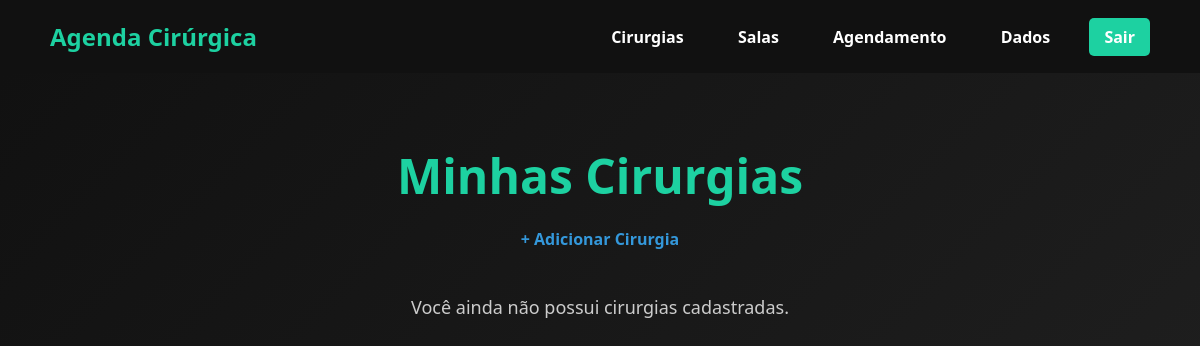
/cirurgias (signed in), run on an earlier commit of the app's database.
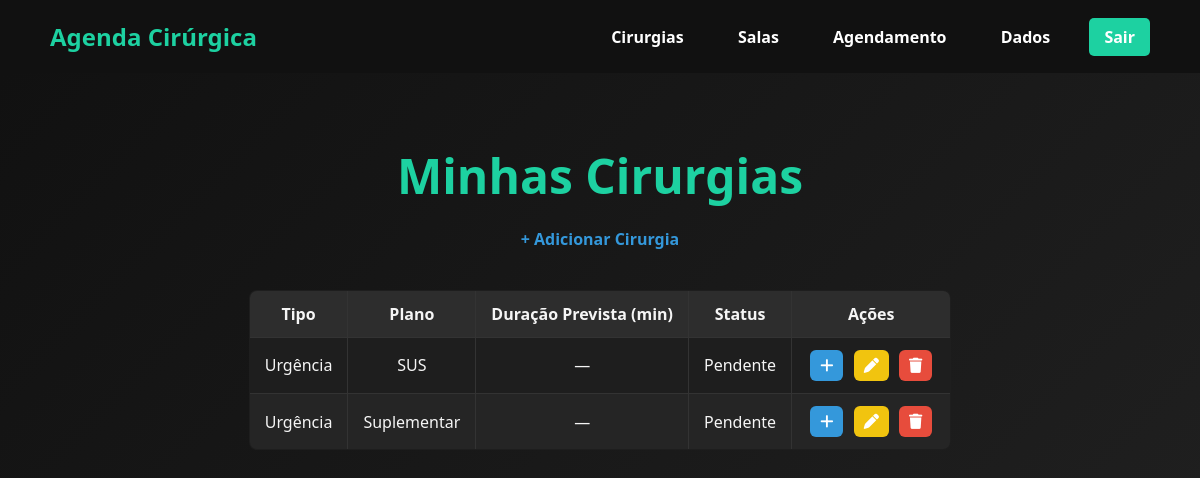
And on a later commit of the database.
### tables this page shows
CREATE TABLE cirurgias (
    id INTEGER PRIMARY KEY AUTOINCREMENT,
    usuario_id INTEGER NOT NULL,
    tipo TEXT NOT NULL,
    plano TEXT NOT NULL,
    duracao_prevista INTEGER,
    duracao_real INTEGER,
    status TEXT DEFAULT 'pendente',
    FOREIGN KEY (usuario_id) REFERENCES usuarios(id)
);

### routes/cirurgia.py (the view)
@bp_cirurgia.route("/cirurgias")
def listar_cirurgias_usuario():
    if "usuario_id" not in session:
        return redirect(url_for("usuario.pagina_login"))
    conn = sqlite3.connect(db_path)
    cursor = conn.cursor()
    cursor.execute("""
        SELECT id, tipo, plano, duracao_prevista, status
        FROM cirurgias
        WHERE usuario_id = ?
    """, (session["usuario_id"],))
    cirurgias = [
        {
            "id": row[0],
            "tipo": row[1],
            "plano": row[2],
            "duracao_prevista": row[3],
            "status": row[4]
        }
        for row in cursor.fetchall()
    ]
    conn.close()
    return render_template("cirurgias.html", cirurgias=cirurgias)

### templates/cirurgias.html (shortened to what this page needs)
<!DOCTYPE html>
<html lang="pt-BR">
<head>
    <link rel="stylesheet" href="{{ url_for('static', filename='style.css') }}">
    <link rel="stylesheet" href="https://cdnjs.cloudflare.com/ajax/libs/font-awesome/6.4.0/css/all.min.css">
</head>
<body>
    <nav class="navbar">
        <div class="logo">
            <a href="{{ url_for('usuario.home') }}" class="logo-link">Agenda Cirúrgica</a>
        </div>
        <div class="nav-links">
            <a href="{{ url_for('cirurgia.listar_cirurgias_usuario') }}" class="active">Cirurgias</a>
            <a href="#">Salas</a>
            <a href="#">Agendamento</a>
            <a href="#">Dados</a>
            <a href="{{ url_for('usuario.logout') }}" class="btn-primary">Sair</a>
        </div>
    </nav>
    <section class="hero">
        <div class="hero-content">
            <h1>Minhas Cirurgias</h1>
            <a href="{{ url_for('cirurgia.adicionar_cirurgia') }}" class="btn-link">
                + Adicionar Cirurgia
            </a>
            {% if cirurgias %}
            <table class="tabela-cirurgias">
                <thead>
                    <tr>
                        <th>Tipo</th>
                        <th>Plano</th>
                        <th>Duração Prevista (min)</th>
                        <th>Status</th>
                        <th>Ações</th>
                    </tr>
                </thead>
                <tbody>
                    {% for c in cirurgias %}
                    <tr>
                        <td>{{ c.tipo }}</td>
                        <td>{{ c.plano }}</td>
                        <td>{{ c.duracao_prevista if c.duracao_prevista else '—' }}</td>
                        <td>{{ c.status }}</td>
                        <td>
                            <a href="{{ url_for('cirurgia.ver_cirurgia', id=c.id) }}" class="btn-icon btn-view" title="Ver Detalhes">
                                <i class="fa-solid fa-plus"></i>
                            </a>
                            <a href="{{ url_for('cirurgia.editar_cirurgia', id=c.id) }}" class="btn-icon btn-edit" title="Editar">
                                <i class="fa-solid fa-pen"></i>
                            </a>
                            <a href="{{ url_for('cirurgia.excluir_cirurgia', id=c.id) }}" class="btn-icon btn-delete" title="Excluir" onclick="return confirm('Tem certeza que deseja excluir esta cirurgia?')">
                                <i class="fa-solid fa-trash"></i>
                            </a>
                        </td>
                    </tr>
                    {% endfor %}
                </tbody>
            </table>
            {% else %}
            <p class="sem-cirurgias">Você ainda não possui cirurgias cadastradas.</p>
            {% endif %}
        </div>
    </section>
</body>
</html>

What changed in the data, as far as the page shows it:
added cirurgias: tipo "Urgência", plano "SUS", duracao_prevista "—", status "Pendente"
added cirurgias: tipo "Urgência", plano "Suplementar", duracao_prevista "—", status "Pendente"
Also different on the page:
text no longer shown: "Você ainda não possui cirurgias cadastradas."
text now shown: "Tipo Plano Duração Prevista (min) Status Ações"
